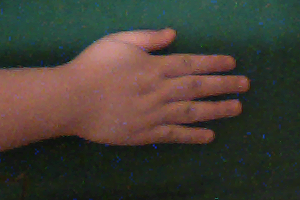
#> input picture img/paper/paper-20180604-202142.png, 300 x 200 px
$ python -i colorBalance.py   (imports and definitions only)
#> lines starting #> are read from the running program, lines starting #| are printed output that depends on the picture; after the words box and inside, x2 and y2 are one past the last pixel; in counts of white or black regions, pixels touching at a corner belong together
#> further down, picture is the input picture: shape (200, 300, 3); mean B, G, R 53, 62.6, 67.8
#Originally from https://GitHub.com/DavidYKay
#Modified for specific use

import cv2
import math
import numpy as np
import sys

def apply_mask(matrix, mask, fill_value):
    masked = np.ma.array(matrix, mask=mask, fill_value=fill_value)
    return masked.filled()

def apply_threshold(matrix, low_value, high_value):
    low_mask = matrix < low_value
    matrix = apply_mask(matrix, low_mask, low_value)

    high_mask = matrix > high_value
    matrix = apply_mask(matrix, high_mask, high_value)

    return matrix

def simplest_cb(img, percent):
#> called with percent = 1
    assert img.shape[2] == 3
    assert percent > 0 and percent < 100

    half_percent = percent / 200.0

    channels = cv2.split(img)

    out_channels = []
    for channel in channels:
        assert len(channel.shape) == 2
        # find the low and high precentile values (based on the input percentile)
        height, width = channel.shape
        vec_size = width * height
        flat = channel.reshape(vec_size)

        assert len(flat.shape) == 1

        flat = np.sort(flat)

        n_cols = flat.shape[0]

        low_val  = flat[math.floor(n_cols * half_percent)]
        high_val = flat[math.ceil( n_cols * (1.0 - half_percent))]

        """
        print("Lowval: ", low_val)
        print("Highval: ", high_val)
        """

        # saturate below the low percentile and above the high percentile
        thresholded = apply_threshold(channel, low_val, high_val)
        # scale the channel
        normalized = cv2.normalize(thresholded, thresholded.copy(), 0, 255, cv2.NORM_MINMAX)
        out_channels.append(normalized)
#> this loop made 3 passes
#> (low_val, high_val) on passes 1 to 3: (12, 133), (20, 139), (15, 192)
#> pass 1, in apply_threshold, `low_mask = matrix < low_value`:
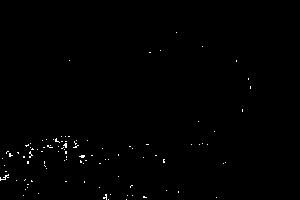
#> low_mask: shape (200, 300) bool; 0.47% white in thin lines or dots, all inside (x1, y1, x2, y2) = (0, 32, 251, 200)
#> pass 1, in apply_mask, `masked = np.ma.array(matrix, mask=mask, fill_value=fill_value)`:
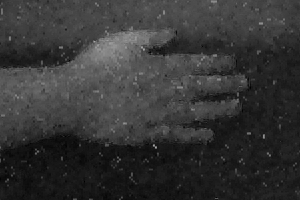
#> masked: shape (200, 300); min 0, max 166, mean 53
#> pass 1, in apply_threshold, `high_mask = matrix > high_value`:
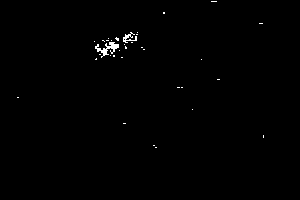
#> high_mask: shape (200, 300) bool; 0.49% white in thin lines or dots, all inside (x1, y1, x2, y2) = (17, 1, 264, 148)
#> after the loop:
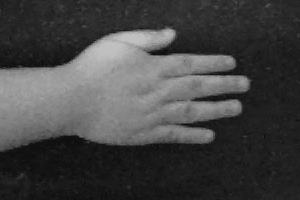
#> thresholded: shape (200, 300); min 15, max 192, mean 67.7
#> after the loop, out_channels = 3 items

    return cv2.merge(out_channels)
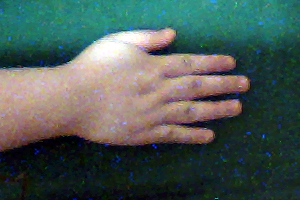
#> returned value: shape (200, 300, 3); mean of channels 0, 1, 2 86.5, 91.3, 76; drawn as B, G, R

def colorBalance(image):
    out = simplest_cb(image, 1)
    return out

"""
if __name__ == '__main__':
    img = cv2.imread(sys.argv[1])
    out = simplest_cb(img, 1)
    cv2.imshow("before", img)
    cv2.imshow("after", out)
    cv2.waitKey(0)
"""

>>> import cv2
>>> picture = cv2.imread('img/paper/paper-20180604-202142.png')
>>> result = colorBalance(picture)

$ run again, on img/paper/paper-20180604-202145.png
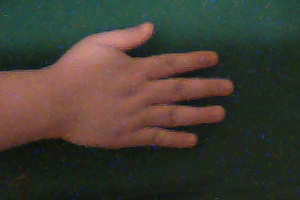
#> input picture img/paper/paper-20180604-202145.png, 300 x 200 px
#> picture is the input picture: shape (200, 300, 3); mean B, G, R 51.5, 61, 65.6
#> the loop in simplest_cb, `for channel in channels:` made 3 passes
#> (low_val, high_val) on passes 1 to 3: (11, 133), (20, 138), (15, 193)
#> after the loop in simplest_cb, `for channel in channels:`:
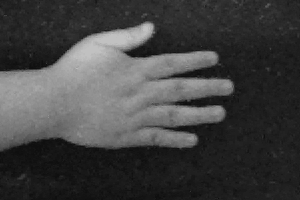
#> thresholded: shape (200, 300); min 15, max 193, mean 65.6
#> after the loop in simplest_cb, `for channel in channels:`: out_channels = 3 items
#> in simplest_cb, `return cv2.merge(out_channels)`:
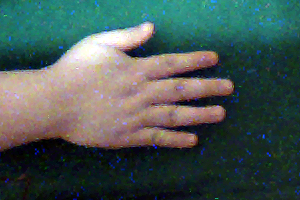
#> returned value: shape (200, 300, 3); mean of channels 0, 1, 2 84.6, 88.6, 72.4; drawn as B, G, R

$ run again, on img/paper/paper-20180604-202150.png
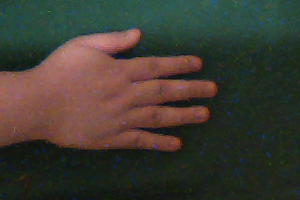
#> input picture img/paper/paper-20180604-202150.png, 300 x 200 px
#> picture is the input picture: shape (200, 300, 3); mean B, G, R 49.9, 59.3, 62.6
#> the loop in simplest_cb, `for channel in channels:` made 3 passes
#> (low_val, high_val) on passes 1 to 3: (12, 126), (21, 130), (15, 184)
#> after the loop in simplest_cb, `for channel in channels:`:
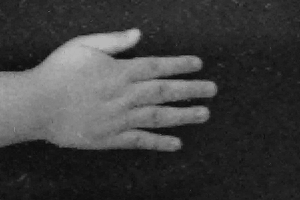
#> thresholded: shape (200, 300); min 15, max 184, mean 62.6
#> after the loop in simplest_cb, `for channel in channels:`: out_channels = 3 items
#> in simplest_cb, `return cv2.merge(out_channels)`:
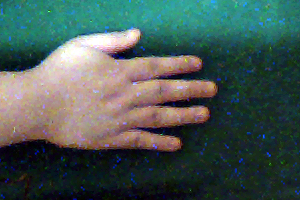
#> returned value: shape (200, 300, 3); mean of channels 0, 1, 2 84.8, 89.5, 71.8; drawn as B, G, R
